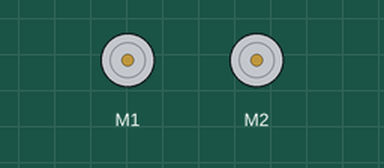
Bench run of a sketch on a simulated Arduino Uno, built with avr-gcc and run on an emulated ATmega328P. Shown: 2 × DC motor (green arrow = forward, orange = backward, longer = faster).

Above: at 14.1 s.
Timing chart, 0 to 15.6 s (numbered marks = the images above):
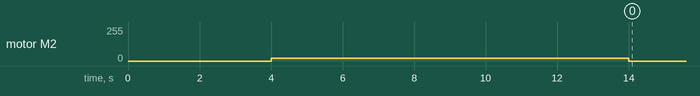

The sketch:

calibration.ino
```cpp
#include <OrangutanMotors.h>

OrangutanMotors motor;

float mleft=0;
float mright=0;

void setup()
{
  mright = 20;
  mleft = 20;
  delay(4000);
  motor.setSpeeds(0, mright);
  delay(10000);
  motor.setSpeeds(0,0);
}

void loop()
{

}
```

Measured:
- by itself, motor M2: stopped → forward 20/255 at 4.0 s, → stopped 10.0 s later
